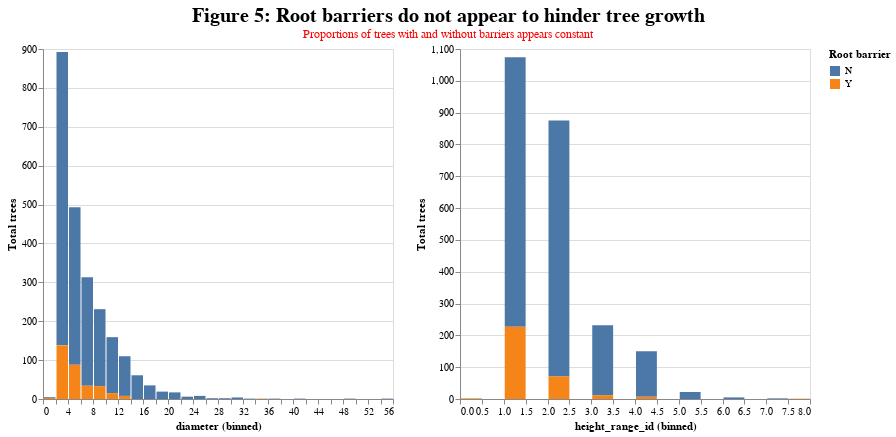

Notebook source saved alongside this figure:
### Markdown cell above
We can see from Figure 4 that the dataset is weighted heavily towards trees without root barriers, with only 13% having an root barrier installed. 

Can these root barriers impede growth of the trees? The stacked histograms of total trees vs diameter and height in Figure 5 help to visualize this.

### Code cell
#Selecting height and diameter columns
size_columns= trees_year_planted.select_dtypes('number').columns.tolist()[0:2]
print(size_columns)

#Plotting the stacked histogram
barrier_stack_title = alt.TitleParams(
    'Figure 5: Root barriers do not appear to hinder tree growth',
     subtitle = 'Proportions of trees with and without barriers appears constant',
     fontSize=20,
     subtitleColor='red',
     anchor='middle')

root_barrier_stack = alt.Chart(trees_year_planted).mark_bar().encode(
    alt.X(alt.repeat('column'), type='quantitative', scale=alt.Scale(zero=False), bin=alt.Bin(maxbins=30)),
    alt.Y('count()', title='Total trees'),
    alt.Color('root_barrier', title="Root barrier", scale=alt.Scale(scheme='tableau10'))
    ).properties(height=350, width=350
    ).repeat(column=size_columns
    )

root_barrier_stack = root_barrier_stack.properties(title=barrier_stack_title)
root_barrier_stack

### Figure 1 — Vega-Lite specification as saved in the notebook (floating-point values rounded to 4 significant figures; data arrays with more than 128 entries replaced by an {"elided": "..."} marker saying what was removed)
{"config": {"view": {"continuousWidth": 400, "continuousHeight": 300}}, "repeat": {"column": ["diameter", "height_range_id"]}, "spec": {"data": {"name": "data-27d153aafa01b68a80686d492eeaba07"}, "mark": "bar", "encoding": {"color": {"type": "nominal", "field": "root_barrier", "scale": {"scheme": "tableau10"}, "title": "Root barrier"}, "x": {"type": "quantitative", "bin": {"maxbins": 30}, "field": {"repeat": "column"}, "scale": {"zero": false}}, "y": {"type": "quantitative", "aggregate": "count", "title": "Total trees"}}, "height": 350, "width": 350}, "title": {"text": "Figure 5: Root barriers do not appear to hinder tree growth", "anchor": "middle", "fontSize": 20, "subtitle": "Proportions of trees with and without barriers appears constant", "subtitleColor": "red"}, "$schema": "https://vega.github.io/schema/vega-lite/v4.8.1.json", "datasets": {"data-27d153aafa01b68a80686d492eeaba07": {"elided": "2363 records"}}}
